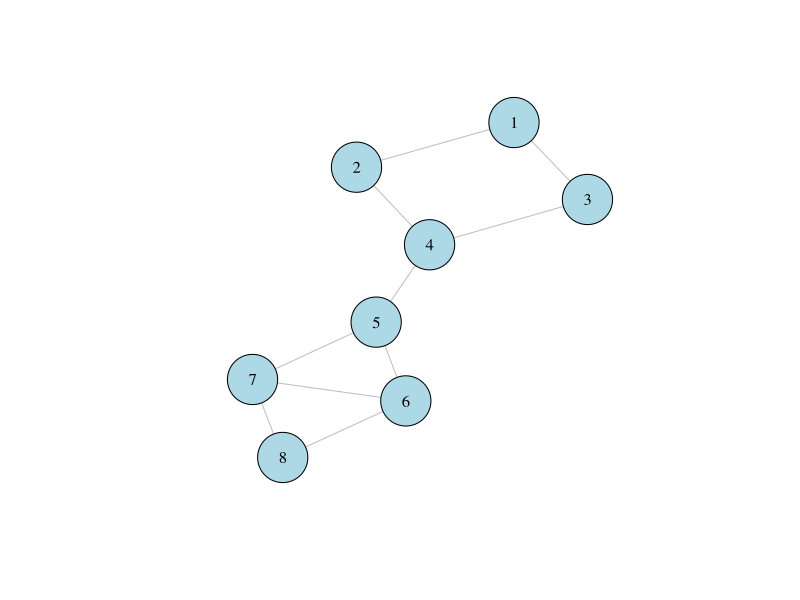
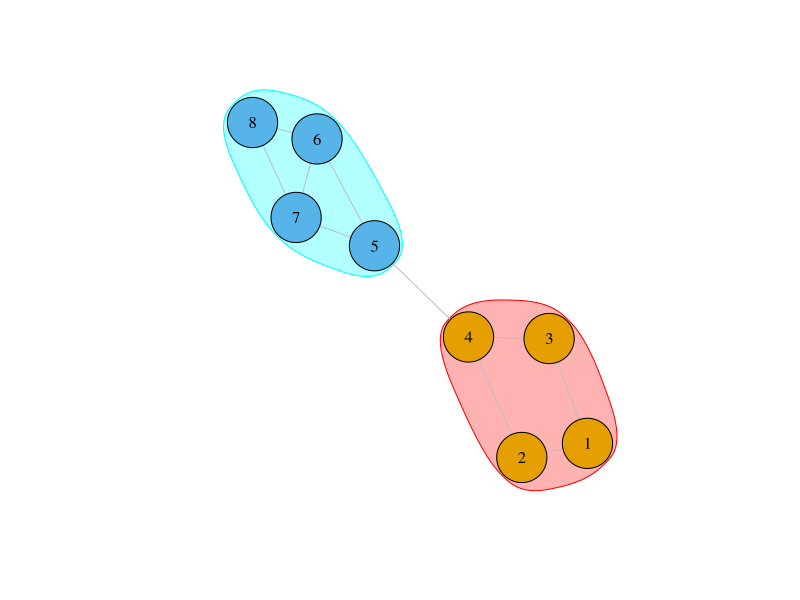

The R source for these figures, in order:
################# 1.3 to 1.5 ######################
# install.packages("igraph")
library(igraph)

edges <- matrix(c(1, 2, 2, 4, 1, 3, 3, 4, 4, 5, 5, 6, 6, 7, 6, 8, 5, 7, 7, 8), ncol = 2, byrow = TRUE)
g <- graph_from_edgelist(edges, directed = FALSE)

plot(g, layout=layout_with_kk(g), vertex.label=1:8, vertex.size=30, vertex.color="lightblue", vertex.label.color="black", edge.color="gray")

# Adjacency matrix
adj_matrix <- as_adjacency_matrix(g)
print(adj_matrix)

# Derive modules
modules <- cluster_edge_betweenness(g)

# Plot the topology
plot(modules, g, vertex.label=1:8, vertex.size=30, vertex.color=c("red", "green")[membership(modules)], vertex.label.color="black", edge.color="gray")
